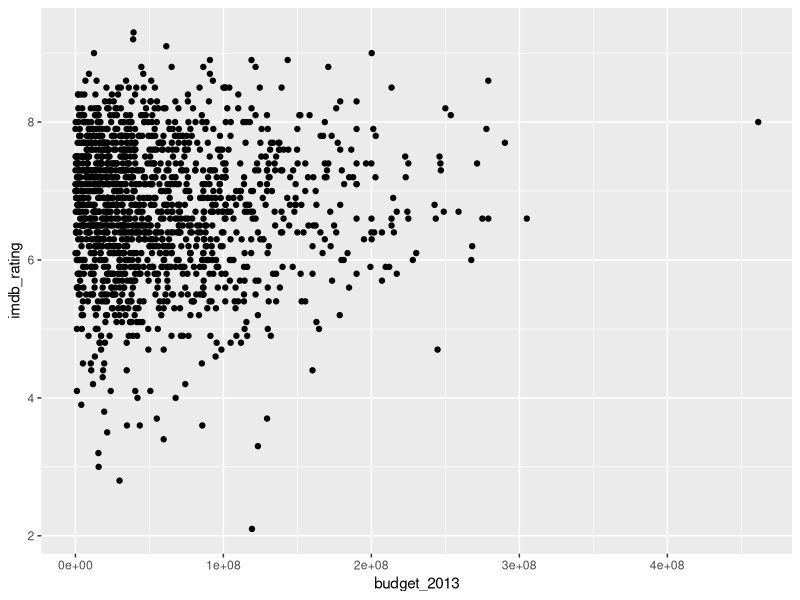
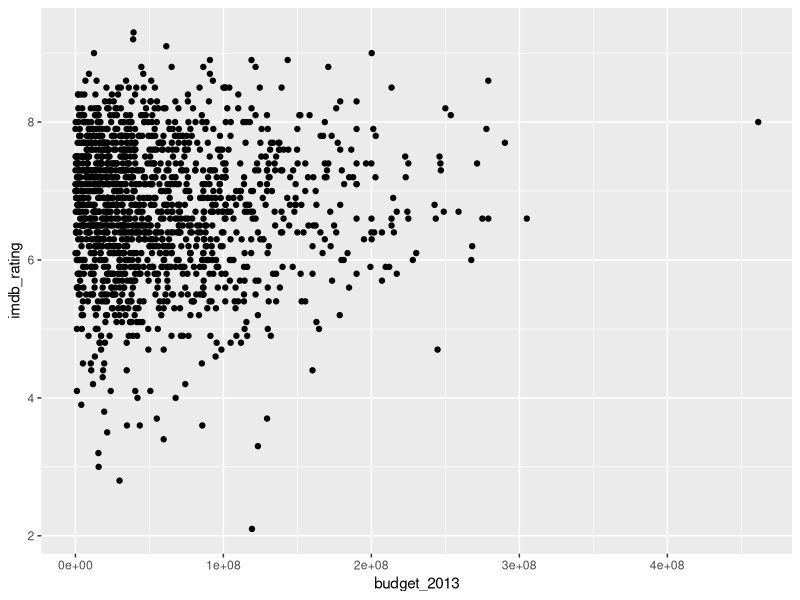
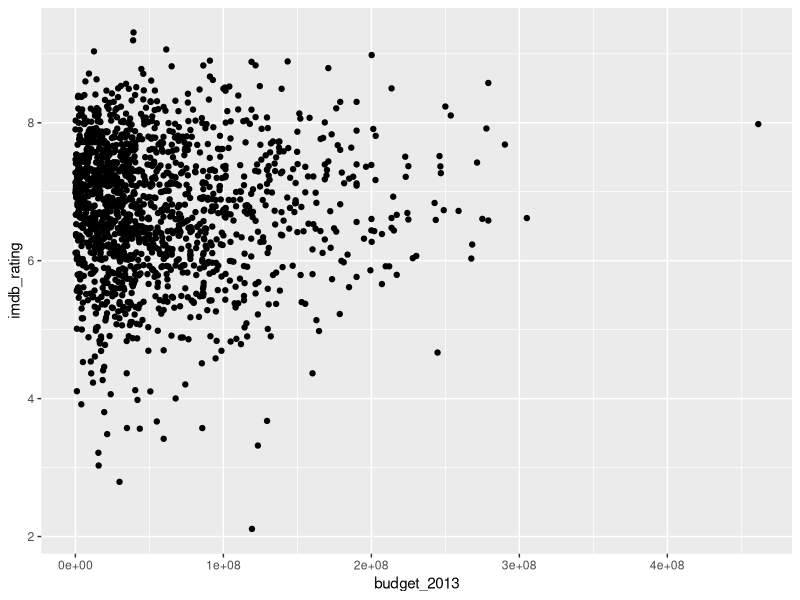
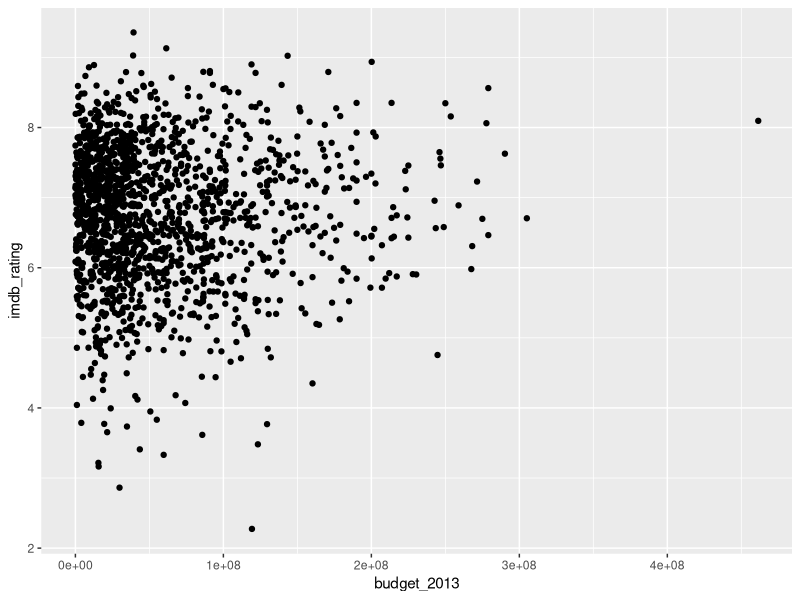
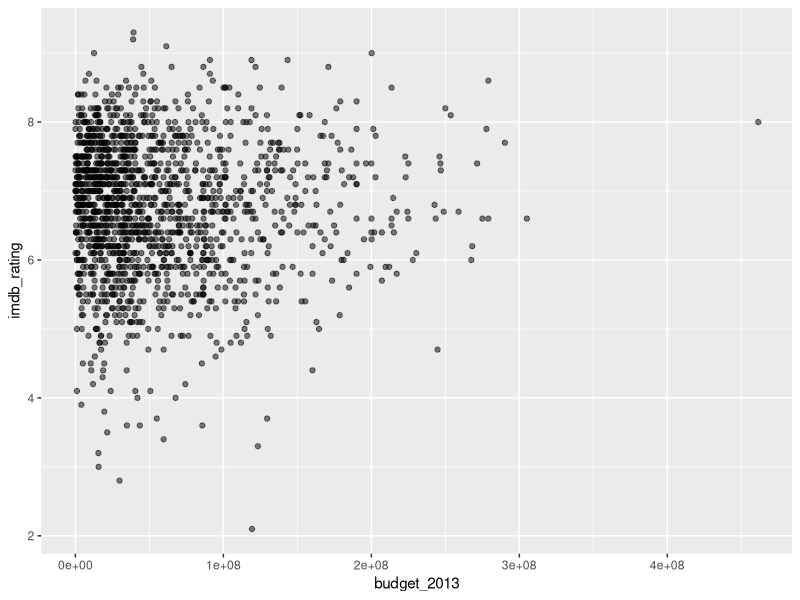
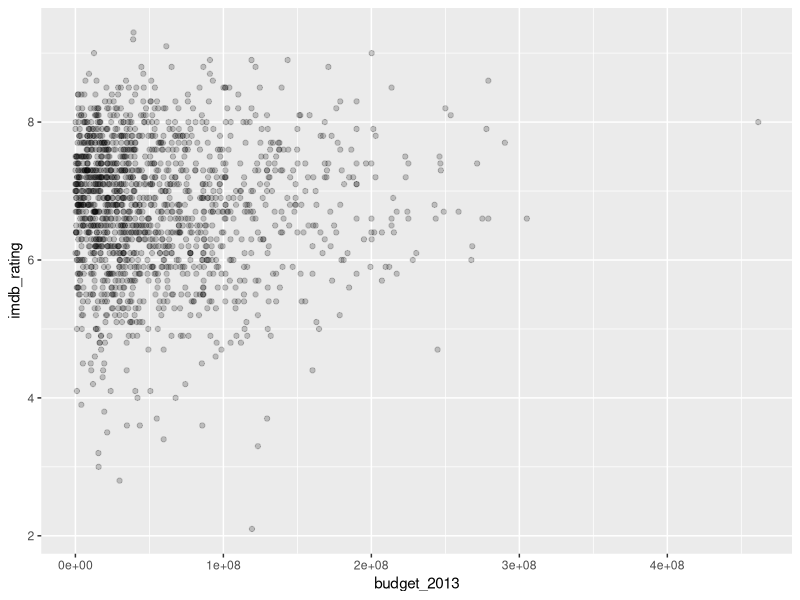
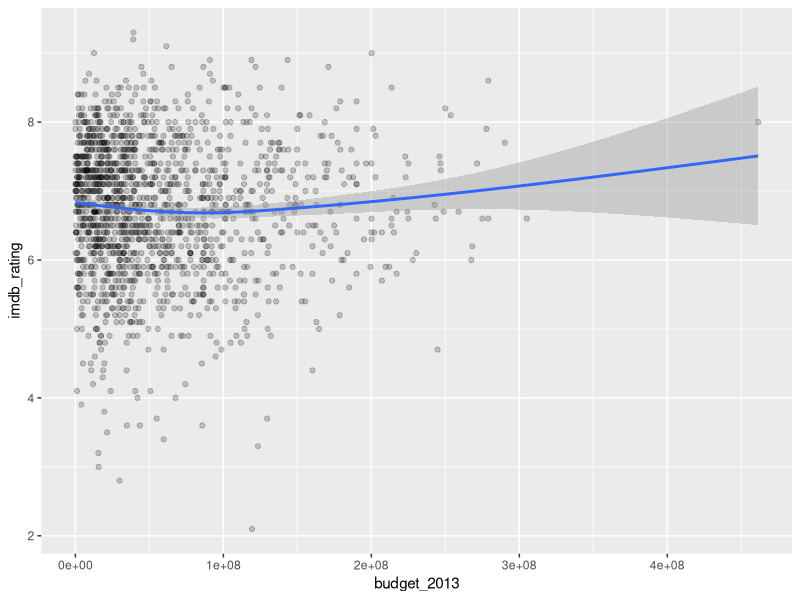
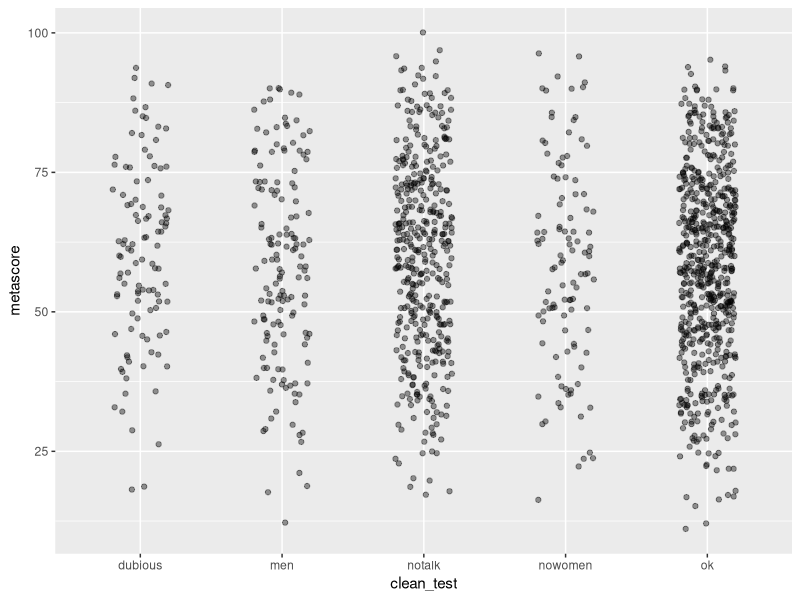

Source code (R) for these figures, in order: (Note: this script raises an error after producing the figures.)
## ---- chunk 1
set.seed(123)
options(digits = 3)

knitr::opts_chunk$set(
  collapse = TRUE,
  cache = FALSE,
  message = FALSE,
  warning = FALSE,
  out.width = "80%",
  fig.align = "center",
  fig.width = 6,
  fig.asp = 0.618 # 1 / phi
)
## ---- chunk 2
library(tidyverse)
## ---- chunk 3
bechdel <- read_csv(here::here("data", "bechdel.csv"))
## ---- chunk 4
glimpse(bechdel)
## ---- chunk 5
ggplot(data = bechdel, mapping = aes(x = budget_2013, y = imdb_rating)) +
  geom_point()
## ---- chunk 6
ggplot(data = bechdel, mapping = aes(x = budget_2013, y = imdb_rating)) +
  geom_point()
## ---- chunk 7
ggplot(data = bechdel, mapping = aes(x = budget_2013, y = imdb_rating)) +
  geom_jitter()
## ---- chunk 8
ggplot(data = bechdel, mapping = aes(x = budget_2013, y = imdb_rating)) +
  geom_jitter(
    width = 0.2,
    height = 0.2
  )
## ---- chunk 9
ggplot(data = bechdel, mapping = aes(x = budget_2013, y = imdb_rating)) +
  geom_point(alpha = 0.5)
## ---- chunk 10
ggplot(data = bechdel, mapping = aes(x = budget_2013, y = imdb_rating)) +
  geom_point(alpha = 0.2)
## ---- chunk 11
ggplot(data = bechdel, mapping = aes(x = budget_2013, y = imdb_rating)) +
  geom_point(alpha = 0.2) +
  geom_smooth()
## ---- chunk 12
ggplot(data = bechdel, mapping = aes(x = clean_test, y = metascore)) +
  geom_jitter(alpha = 0.4, width = 0.2)
## ---- chunk 13
ggplot(data = bechdel, mapping = aes(x = clean_test, y = metascore)) +
  geom_boxplot()
## ---- chunk 14
ggplot(data = bechdel, mapping = aes(x = clean_test, y = metascore)) +
  geom_boxplot(alpha = 0) +
  geom_jitter(
    alpha = 0.2,
    width = 0.2,
    height = 0.2
  )
## ---- chunk 15
ggplot(data = bechdel, mapping = aes(x = clean_test, y = metascore)) +
  geom_violin(alpha = 0) +
  geom_jitter(alpha = 0.4, width = 0.2)
## ---- chunk 16
ggplot(data = bechdel, mapping = aes(x = clean_test, y = budget_2013)) +
  geom_boxplot(alpha = 0) +
  geom_jitter(alpha = 0.1, width = 0.2)
## ---- chunk 17
ggplot(data = bechdel, mapping = aes(x = clean_test)) +
  geom_bar()
## ---- chunk 18
ggplot(data = bechdel, mapping = aes(x = clean_test)) +
  geom_bar(mapping = aes(fill = rated))
## ---- chunk 19
ggplot(data = bechdel, mapping = aes(x = clean_test)) +
  geom_bar(mapping = aes(fill = rated), position = "dodge")
## ---- chunk 20
ggplot(data = bechdel, mapping = aes(x = clean_test)) +
  geom_bar(mapping = aes(fill = rated), position = "dodge") +
  labs(
    title = "Number of films earning Bechdel scores by film rating",
    fill = "MPAA rating",
    x = "Bechdel test score",
    y = "Number of films"
  )
## ---- chunk 21
ggplot(data = bechdel, mapping = aes(x = budget_2013, y = imdb_rating)) +
  geom_point(alpha = 0.2)
## ---- chunk 22
ggplot(data = bechdel, mapping = aes(x = budget_2013, y = imdb_rating)) +
  geom_point(alpha = 0.2) +
  scale_x_log10()
## ---- chunk 23
library(scales)

ggplot(data = bechdel, mapping = aes(x = budget_2013, y = imdb_rating)) +
  geom_point(alpha = 0.2) +
  scale_x_log10(labels = dollar)
## ---- chunk 24
ggplot(data = bechdel, mapping = aes(x = clean_test)) +
  geom_bar(mapping = aes(fill = rated), position = "dodge") +
  scale_fill_brewer(palette = "Accent")
## ---- chunk 25
ggplot(data = bechdel, mapping = aes(x = clean_test)) +
  geom_bar(position = "dodge") +
  facet_wrap(facets = vars(rated))
## ---- chunk 26
ggplot(data = bechdel, mapping = aes(y = clean_test)) +
  geom_bar(position = "dodge") +
  facet_wrap(facets = vars(rated))
## ---- chunk 27
ggplot(data = bechdel, mapping = aes(y = clean_test)) +
  geom_bar(position = "dodge") +
  facet_wrap(facets = vars(rated), scales = "free_x")
## ---- chunk 28
ggplot(data = bechdel, mapping = aes(y = clean_test)) +
  geom_bar(position = "dodge") +
  facet_wrap(facets = vars(rated), scales = "free_x") +
  theme_bw() +
  theme(panel.grid = element_blank())
## ---- chunk 29
ggplot(data = bechdel, mapping = aes(y = clean_test)) +
  geom_bar(position = "dodge") +
  facet_wrap(facets = vars(rated), scales = "free_x") +
  theme_bw() +
  labs(
    title = "Number of films earning Bechdel scores by film rating",
    fill = "MPAA rating",
    x = "Bechdel test score",
    y = "Number of films"
  )
## ---- chunk 30
ggplot(data = bechdel, mapping = aes(y = clean_test)) +
  geom_bar(position = "dodge") +
  facet_wrap(facets = vars(rated), scales = "free_x") +
  theme_bw() +
  labs(
    title = "Number of films earning Bechdel scores by film rating",
    fill = "MPAA rating",
    x = "Bechdel test score",
    y = "Number of films"
  ) +
  theme(text = element_text(size = 14))
## ---- chunk 31
ggplot(data = bechdel, mapping = aes(y = clean_test)) +
  geom_bar(position = "dodge") +
  facet_wrap(facets = vars(rated), scales = "free_x") +
  theme_bw() +
  labs(
    title = "Number of films earning Bechdel scores\nby film rating",
    fill = "MPAA rating",
    x = "Bechdel test score",
    y = "Number of films"
  ) +
  theme(text = element_text(size = 14),
        axis.text.x = element_text(color = "grey50"),
        axis.text.y = element_text(color = "grey50"))
## ---- chunk 32
theme_bw_custom <- theme_bw() +
  theme(text = element_text(size = 14),
        axis.text.x = element_text(color = "grey50"),
        axis.text.y = element_text(color = "grey50"),
        plot.title = element_text(hjust = 0.5))

ggplot(data = bechdel, mapping = aes(y = clean_test)) +
  geom_bar(position = "dodge") +
  facet_wrap(facets = vars(rated), scales = "free_x") +
  theme_bw() +
  labs(
    title = "Number of films earning Bechdel scores\nby film rating",
    fill = "MPAA rating",
    x = "Bechdel test score",
    y = "Number of films"
  ) +
  theme_bw_custom
## ---- chunk 33
sessioninfo::session_info()
